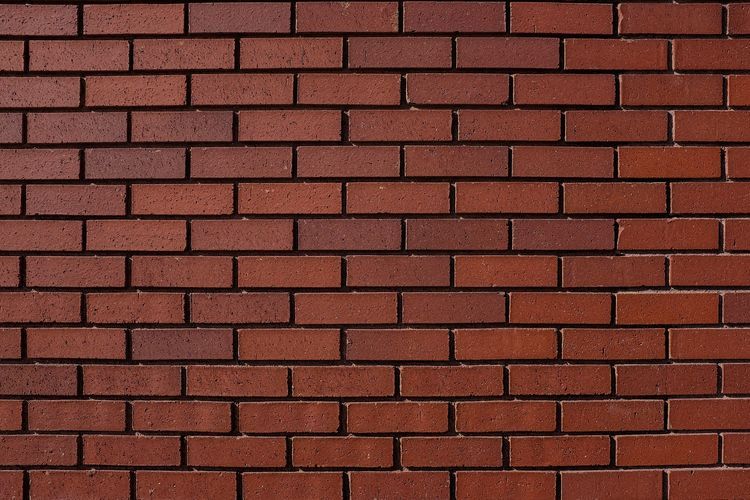
#> input picture bata.jpg, 750 x 500 px
$ python histogram.py
#> lines starting #> are read from the running program, lines starting #| are printed output that depends on the picture
import cv2
import numpy as np
import matplotlib.pyplot as plt

image_part='bata.jpg'
original = cv2.imread(image_part)
#> original is the input picture: shape (500, 750, 3); mean B, G, R 44.5, 54.4, 106.5
cv2.imshow('image', original)
height, width = original.shape[:2]
#> height = 500; width = 750
scale= 600/max(height, width)
#> scale = 0.8

image = cv2.resize(original, (int(width*scale), int(height*scale)))
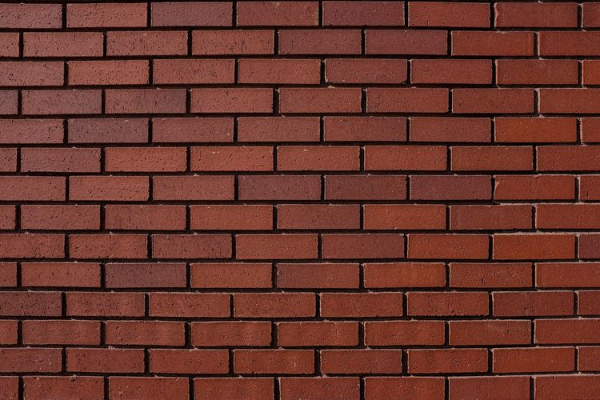
#> image: shape (400, 600, 3); mean B, G, R 44.3, 54.3, 106.4

image = cv2.cvtColor(image, cv2.COLOR_BGR2GRAY)
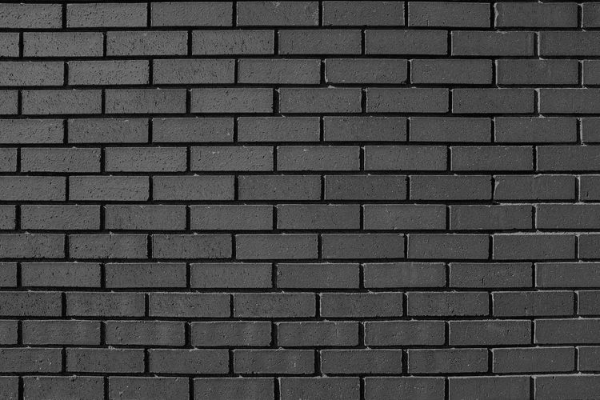
#> image: shape (400, 600); min 1, max 171, mean 68.7

histogram = cv2.calcHist([image], [0], None, [256], [0, 256])
#> histogram = 256 values, max 7524 at index 73, min 0 at index 0, mean 937.5

plt.plot(histogram)
plt.title('histogram')
plt.xlim([0, 256])
plt.ylabel('number of pixels')
plt.xlabel('intensity')
plt.grid(True)
plt.show()
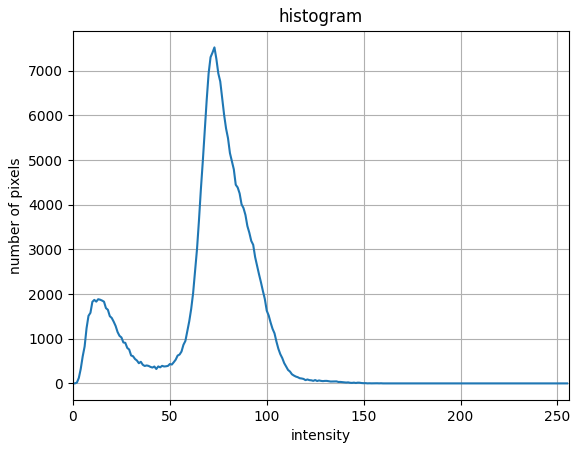
#> figure drawn by matplotlib, 1 panel; curve peaks at x = 73, y = 7524
